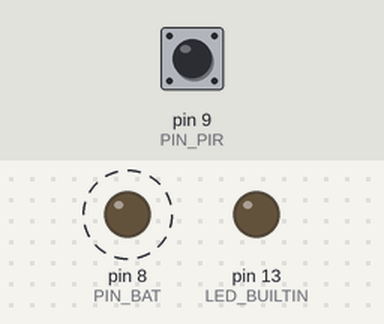
A sketch run on a simulated Arduino Uno, built with avr-gcc and run on an emulated ATmega328P. Parts: output pins drawn as LEDs (lit = HIGH). Dashed ring = blinking. The inputs (shaded band) are chosen by the test bench; at power-on: pin 9 (PIN_PIR) LOW. No radio packets arrive unless stated.

Above: at 1.2 s.
1.3 s: pin 9 (PIN_PIR) driven HIGH
At 1.45 s:
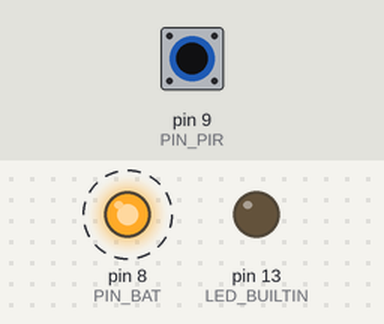
4.3 s: pin 9 (PIN_PIR) pulsed LOW 5 times (0.12 s each, 0.3 s apart)
At 4.9 s:
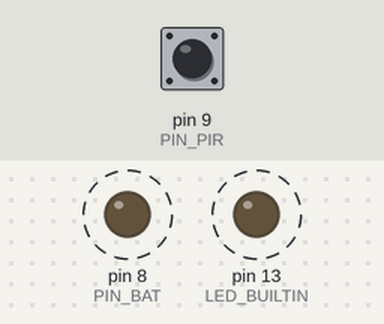
Timing chart, 0 to 13.3 s (numbered marks = the images above; inputs shaded):
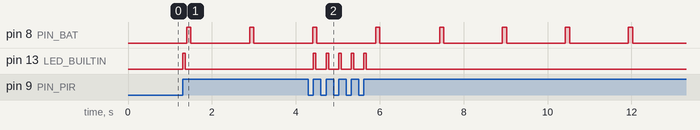

Measured:
- after the input at 1.3 s, pin 13 (LED_BUILTIN): LOW → HIGH at once, → LOW 0.06 s later
- after the input at 4.3 s, pin 13 (LED_BUILTIN): alternates HIGH for 0.06 s and LOW for 0.24 s, 10 changes in all, then stays LOW, starting after 0.12 s
- by itself, pin 8 (PIN_BAT): alternates HIGH for 0.10 s and LOW for 1.4 s

The sketch:

motion-station.ino
```cpp
// (licence header left out)
#include <PowerBankControl.h>

#include "MotionStation.h"

enum PinConfiguration {
	PIN_BAT = 8,  //!< Battery
	PIN_PIR = 9,  //!< Motion detector pin. High when motion detected.
	PIN_PTT = 10, //!< 433MHz radio PTT pin. DO NOT USE THIS PIN!
	PIN_RX  = 11, //!< 433MHz radio receiver pin. DO NOT USE THIS PIN!
	PIN_TX  = 12, //!< 433MHz radio transmitter pin.
	PIN_ACT = LED_BUILTIN  //!< On board Arduino activity LED pin.
};

enum RadioConfiguration {
	RADIO_TRANSMISSION_SPEED = 4000 //!< Speed in bits per second.
};

MotionStation<PIN_PIR, PIN_PTT, PIN_RX, PIN_TX, PIN_ACT> motionStation;

void setup() {
	motionStation.begin(RADIO_TRANSMISSION_SPEED);
	PowerBankControl::begin(PIN_BAT);
}

void loop() {
	motionStation.run();
	PowerBankControl::keepBatteryAlive();
}
```

MotionStation.h
```cpp
// (licence header left out)
#ifndef _MOTIONSTATION_h
#define _MOTIONSTATION_h

#include <Arduino.h>

#include <stdint.h>
#include <string.h>

#include <RH_ASK.h>

namespace RadioConstants {
	enum {
		//! Send at least every second a presence signal.
		HEARTBEAT_DURATION = 1000 // milliseconds.
	};
}

template <
	const uint8_t pirPin, //!< Motion sensor pin, active when high.
	const uint8_t pttPin, //!< PTT pin. Not used here. Don't connect anything.
	const uint8_t rxPin,  //!< Rx pin. Not used here. Don't connect anything.
	const uint8_t txPin,  //!< Wireless 433MHz radio transmitter pin.
	const uint8_t actPin  //!< Status LED pin. set to high when transmitting
>                         //!< the motion detected signal.
class MotionStation {

	RH_ASK radioTransmitter;
	bool previousPirSignal;
	bool isMotionDetected;
	uint32_t radioOffDuration;
	uint32_t timerStartTime;

	void checkMotionSignal(void) {
		bool currentPirSignal = digitalRead(pirPin);
		// Accept only a low to high edge as motion detected signal.
		if ((previousPirSignal == LOW) && (currentPirSignal == HIGH)) {
			isMotionDetected = true;
		}
		previousPirSignal = currentPirSignal;
	}

	void sendMotionSignal(void) {
		if (this->isMotionDetected == true) {
			const char * motionSignalDetected = "1";
			digitalWrite(actPin, HIGH);
			radioTransmitter.send(
				(uint8_t *)(motionSignalDetected),
				strlen(motionSignalDetected)
			);
			radioTransmitter.waitPacketSent();
			digitalWrite(actPin, LOW);
			this->isMotionDetected = false;
		}
		// Switch off the radio at least for a given amount of time to respect
		// the 10% on duty cycle, as required by the wireless regulations for
		// ISM bands.
		if (timerStartTime == 0) {
			timerStartTime = millis();
		}
		if (millis() - timerStartTime >= radioOffDuration) {
			const char * motionSignal = "0";
			radioTransmitter.send((uint8_t *)(motionSignal), strlen(motionSignal));
			radioTransmitter.waitPacketSent();
			timerStartTime = 0;
		}
	}

public:

	MotionStation() :
		previousPirSignal(LOW),  //!< Motion detector signals low when idle.
		isMotionDetected(false), //!< Only true when low to high edge is found.
		radioOffDuration(0),
		timerStartTime(0) {
	}

	void begin(uint16_t speedInBitsPerSecond) {
		radioTransmitter = RH_ASK(speedInBitsPerSecond, rxPin, txPin, pttPin);
		radioTransmitter.init();
		pinMode(actPin, OUTPUT);
		pinMode(pirPin, INPUT); //!< with pulldown resistor.
		radioOffDuration = max(
			2/* maximum bytes */ *
			8/* bits per byte */ *
			10000/* 10%:100% off ratio in milliseconds */ /
			speedInBitsPerSecond,
			RadioConstants::HEARTBEAT_DURATION);
	}

	void run(void) {
		checkMotionSignal();
		sendMotionSignal();
	}
};

#endif
```
